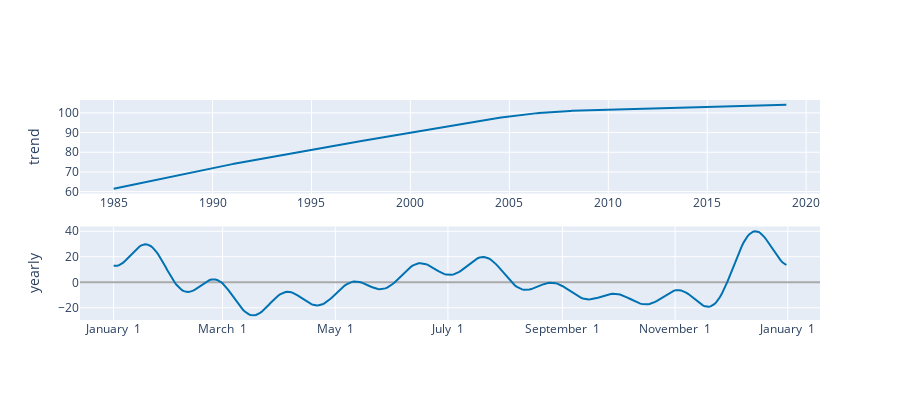

Notebook code for this chart:
### Code cell
# [EXPLORA] Grafica interactiva - Componente segun modelo/prediccion
from prophet.plot import plot_components_plotly
plot_components_plotly(m,y_pred)

### Figure 1 — Plotly figure (JSON) as saved in the notebook; plotly's stock layout.template omitted (floating-point values rounded to 4 significant figures; data arrays with more than 128 entries replaced by an {"elided": "..."} marker saying what was removed)
{"data": [{"line": {"color": "#0072B2", "width": 2}, "mode": "lines", "name": "trend", "type": "scatter", "x": {"elided": "762 str values"}, "xaxis": "x", "y": {"elided": "762 float values"}, "yaxis": "y"}, {"line": {"color": "rgba(0, 114, 178, 0.2)", "width": 0}, "mode": "lines", "name": "trend_upper", "type": "scatter", "x": {"elided": "762 str values"}, "xaxis": "x", "y": {"elided": "762 float values"}, "yaxis": "y"}, {"fill": "tonexty", "fillcolor": "rgba(0, 114, 178, 0.2)", "line": {"color": "rgba(0, 114, 178, 0.2)", "width": 0}, "mode": "lines", "name": "trend_lower", "type": "scatter", "x": {"elided": "762 str values"}, "xaxis": "x", "y": {"elided": "762 float values"}, "yaxis": "y"}, {"line": {"color": "#0072B2", "width": 2}, "mode": "lines", "name": "yearly", "type": "scatter", "x": {"elided": "365 str values"}, "xaxis": "x2", "y": {"elided": "365 float values"}, "yaxis": "y2"}], "layout": {"height": 400, "showlegend": false, "width": 900, "xaxis": {"anchor": "y", "domain": [0, 1], "range": ["1983-04-21T02:24:00", "2020-09-12T21:36:00"], "type": "date"}, "xaxis2": {"anchor": "y2", "domain": [0, 1], "range": ["2016-12-13T18:54:02.958904", "2018-01-18T11:04:57.863013"], "tickformat": "%B %e", "type": "date"}, "yaxis": {"anchor": "x", "domain": [0.575, 1], "rangemode": "normal", "title": {"text": "trend"}, "zerolinecolor": "#AAA"}, "yaxis2": {"anchor": "x2", "domain": [0, 0.425], "title": {"text": "yearly"}, "zerolinecolor": "#AAA"}}}
